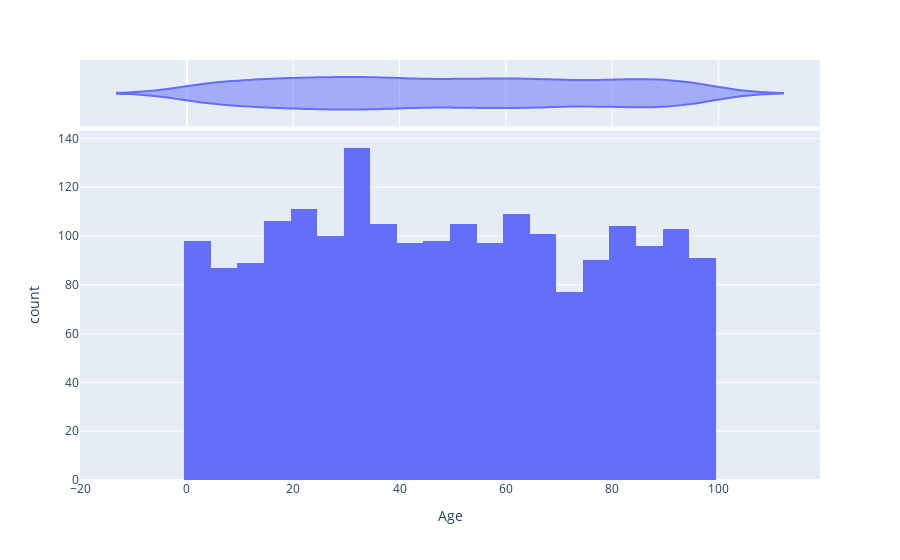

Here is the notebook cell this chart was saved with:
### Markdown cell above
The **distribution of annual income** versus **gender** is similar to the **distribution of age versus gender**. There is **no significant impact** of **gender on the annual income**. And that is **really great to be see**. 

---
After performing exploratory data analysis on **"Gender"** feature, we can conclude that there is **no strong correlation** between the **gender distribution** and **any other feature**(You can try plotting curves yourself). This suggests that **gender** is **not a significant factor** when **predicting the values** of other variables. This conclusion is **important from a machine learning perspective** because it implies that **including gender as a feature** in a **predictive model may not lead to significant improvements in accuracy**. It also indicates that there may be **other factors** that are **more influential** in determining the **values of these variables**. Further analysis, such as generating a **correlation matrix** or **performing feature engineering**, may be necessary to **identify these factors** and **improve the accuracy of our models**.

### Code cell
# Create a histogram of the 'Age' column, and include the Violin plot to show the distribution
fig = px.histogram(df, x='Age', marginal='violin')

# Display the plot
fig.show()

### Figure 1 — Plotly figure (JSON) as saved in the notebook; plotly's stock layout.template omitted (floating-point values rounded to 4 significant figures; data arrays with more than 128 entries replaced by an {"elided": "..."} marker saying what was removed)
{"data": [{"alignmentgroup": "True", "bingroup": "x", "hovertemplate": "Age=%{x}<br>count=%{y}<extra></extra>", "legendgroup": "", "marker": {"color": "#636efa", "pattern": {"shape": ""}}, "name": "", "offsetgroup": "", "orientation": "v", "showlegend": false, "type": "histogram", "x": {"elided": "2000 int values"}, "xaxis": "x", "yaxis": "y"}, {"alignmentgroup": "True", "hovertemplate": "Age=%{x}<extra></extra>", "legendgroup": "", "marker": {"color": "#636efa"}, "name": "", "offsetgroup": "", "scalegroup": "x", "showlegend": false, "type": "violin", "x": {"elided": "2000 int values"}, "xaxis": "x2", "yaxis": "y2"}], "layout": {"barmode": "relative", "legend": {"tracegroupgap": 0}, "margin": {"t": 60}, "xaxis": {"anchor": "y", "domain": [0, 1], "title": {"text": "Age"}}, "xaxis2": {"anchor": "y2", "domain": [0, 1], "matches": "x", "showgrid": true, "showticklabels": false}, "yaxis": {"anchor": "x", "domain": [0, 0.8316], "title": {"text": "count"}}, "yaxis2": {"anchor": "x2", "domain": [0.8416, 1], "matches": "y2", "showgrid": false, "showline": false, "showticklabels": false, "ticks": ""}}}
